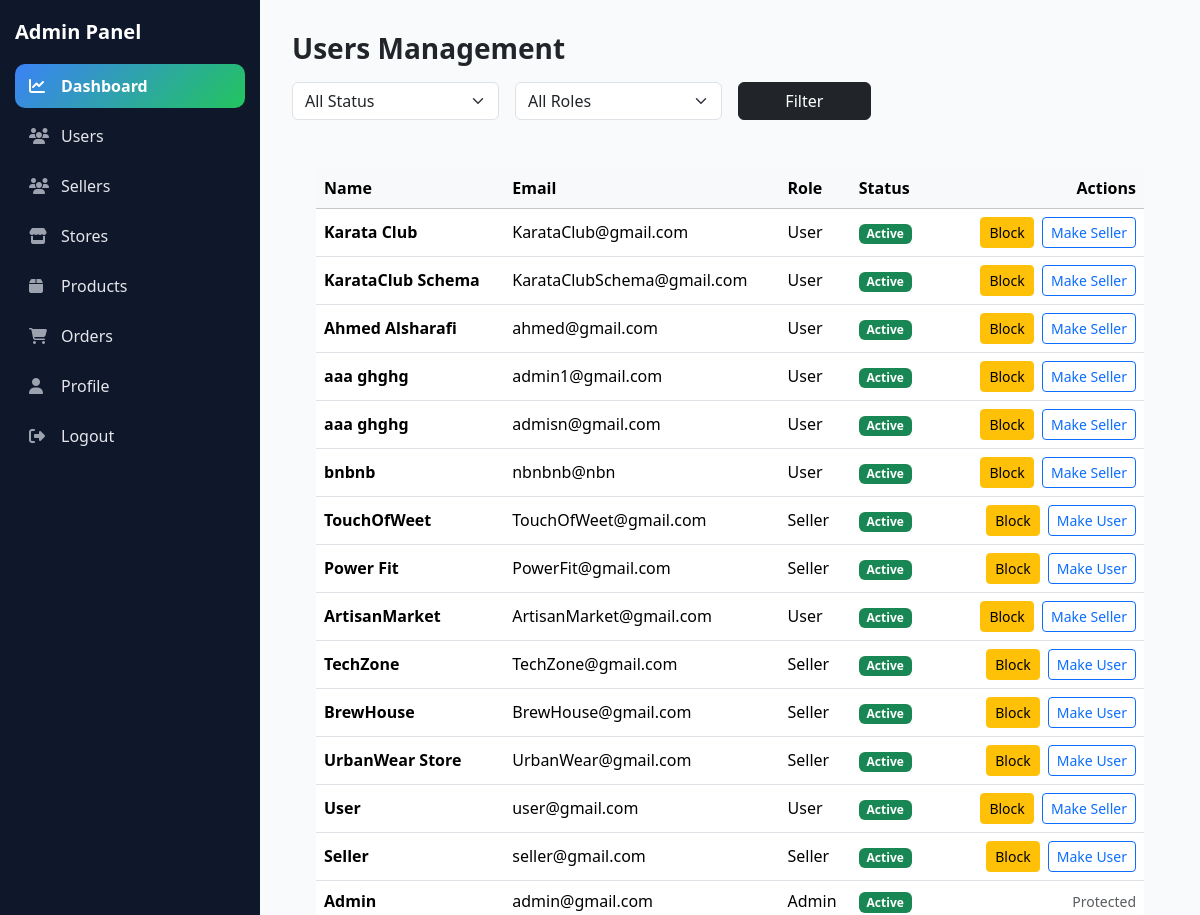
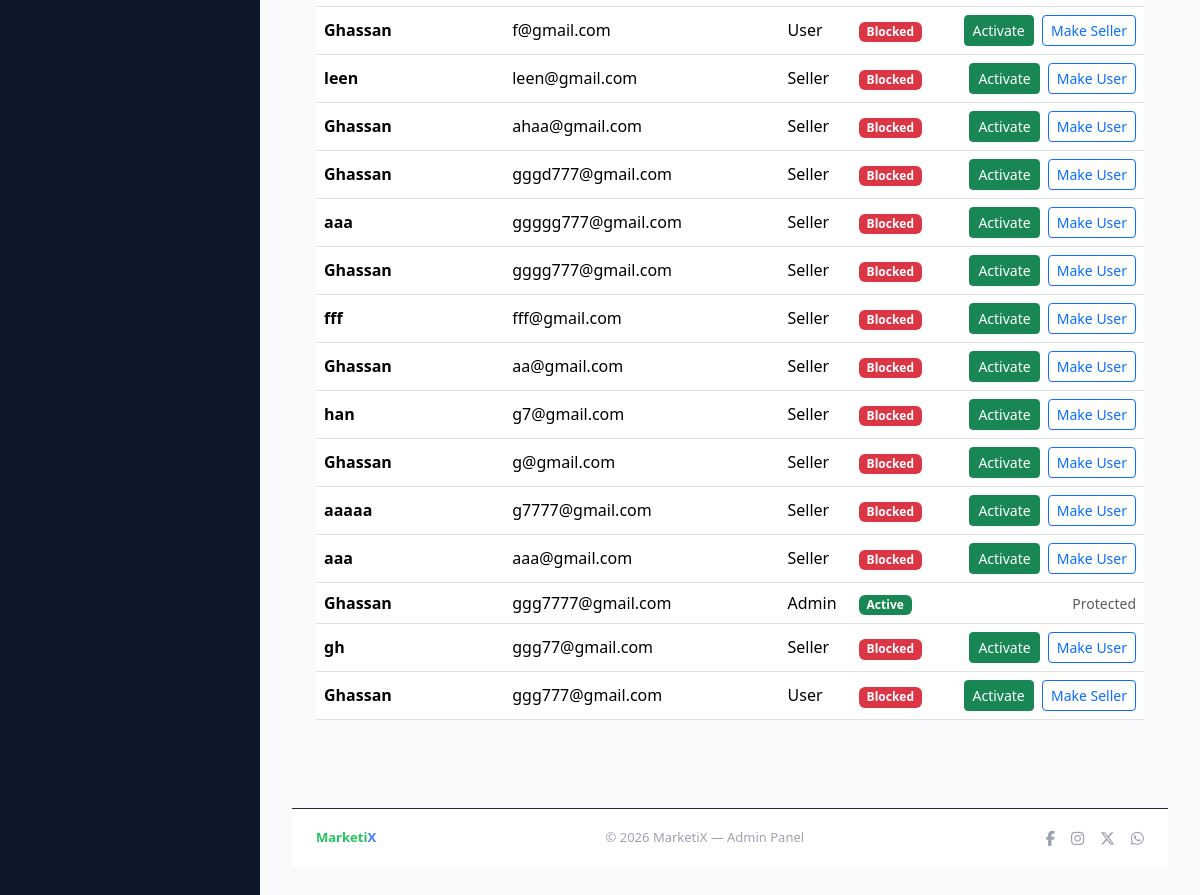
Page /views/admin/users.php (signed in) on the committed database (2 pictures, top to bottom).
### tables this page shows
CREATE TABLE `users` (
  `user_id` int(11) NOT NULL,
  `user_name` varchar(100) NOT NULL,
  `user_email` varchar(150) NOT NULL,
  `user_password` varchar(255) NOT NULL,
  `user_role` enum('user','seller','admin') NOT NULL DEFAULT 'user',
  `user_status` enum('active','blocked') NOT NULL DEFAULT 'active',
  `created_at` timestamp NOT NULL DEFAULT current_timestamp()
);

### views/admin/users.php (called while the page is built, shortened)
<?php
require_once $_SERVER['DOCUMENT_ROOT'] . '/MarketiX/app/bootstrap.php';
$controller = new AdminUsersController($pdo);
$filters = $controller->getFilters($_GET);
$statusFilter = $filters['status'];
$roleFilter   = $filters['role'];
$users = $controller->getUsers($statusFilter, $roleFilter);
require_once __DIR__ . '/layouts/layout.php';

### app/bootstrap.php (called while the page is built, shortened)
<?php
spl_autoload_register(function ($class) {
    $paths = [
        ROOT_PATH . '/app/controllers/',
        ROOT_PATH . '/app/models/',
        ROOT_PATH . '/app/middleware/',
    ];
    foreach ($paths as $path) {
        $file = $path . $class . '.php';
        if (file_exists($file)) {
            return;
        }
    }
}
);

### app/controllers/AdminUsersController.php (called while the page is built, shortened)
<?php
class AdminUsersController
{
    private PDO $pdo;
    public function __construct(PDO $pdo)
    {
        $this->pdo = $pdo;
    }
    public function getFilters(array $query): array
    {
        return [
            'status' => $query['status'] ?? 'all',
            'role'   => $query['role']   ?? 'all',
        ];
    }
    public function getUsers(string $statusFilter, string $roleFilter): array
    {
        $params = [];
        $sql = "
            SELECT user_id, user_name, user_email, user_role, user_status, created_at
            FROM users
        ";
        $sql .= " ORDER BY created_at DESC";
        $stmt = $this->pdo->prepare($sql);
        $stmt->execute($params);
        return $stmt->fetchAll(PDO::FETCH_ASSOC);
    }
}

### views/admin/pages/users_content.php (the view, shortened to what this page needs)
<?php
$users        ??= [];
?>
<h3 class="fw-bold mb-3">Users Management</h3>
<form method="GET" class="row g-3 mb-4">
  <div class="col-md-3">
    <select name="status" class="form-select">
      <option value="all">All Status</option>
    </select>
  </div>
  <div class="col-md-3">
    <select name="role" class="form-select">
      <option value="all">All Roles</option>
    </select>
  </div>
  <div class="col-md-2">
    <button class="btn btn-dark w-100">Filter</button>
  </div>
</form>
<div class="card-custom p-4">
<?php if (empty($users)): ?>
  <div class="alert alert-info mb-0">
    No users found.
  </div>
<?php else: ?>
  <table class="table align-middle">
    <thead class="table-light">
      <tr>
        <th>Name</th>
        <th>Email</th>
        <th>Role</th>
        <th>Status</th>
        <th class="text-end">Actions</th>
      </tr>
    </thead>
    <tbody>
    <?php foreach ($users as $u):
      $status = $u['user_status'] ?? 'blocked';
    ?>
      <tr>
        <td><strong><?= htmlspecialchars($u['user_name']) ?></strong></td>
        <td><?= htmlspecialchars($u['user_email']) ?></td>
        <td><?= ucfirst($u['user_role']) ?></td>
        <td>
          <?php if ($status === 'active'): ?>
            <span class="badge bg-success">Active</span>
          <?php else: ?>
            <span class="badge bg-danger">Blocked</span>
          <?php endif; ?>
        </td>
        <td class="text-end">
          <?php if ($u['user_role'] !== 'admin'): ?>
            <a href="actions/user_action.php?id=<?= (int)$u['user_id'] ?>&action=toggle_status"
               class="btn btn-sm <?= $status==='active'?'btn-warning':'btn-success' ?>">
              <?= $status==='active'?'Block':'Activate' ?>
            </a>
            <a href="actions/user_action.php?id=<?= (int)$u['user_id'] ?>&action=toggle_role"
               class="btn btn-sm btn-outline-primary ms-1">
              <?= $u['user_role']==='seller'
                  ? 'Make User'
                  : 'Make Seller' ?>
            </a>
          <?php else: ?>
            <span class="text-muted small">Protected</span>
          <?php endif; ?>
        </td>
      </tr>
    <?php endforeach; ?>
    </tbody>
  </table>
<?php endif; ?>
</div>

### views/admin/layouts/sidebar.php (style rules this page uses)
:root { --mx-green: #22c55e; --mx-blue: #3b82f6; --mx-dark: #0f172a; --mx-dark-2: #111827; --mx-border: #1f2937; --mx-text: #e5e7eb; --mx-muted: #9ca3af; }

### rows in the picture
users: user_name "Karata Club", user_email "KarataClub@gmail.com", user_role "User", user_status "Active", shows "Make Seller"
users: user_name "KarataClub Schema", user_email "KarataClubSchema@gmail.com", user_role "User", user_status "Active", shows "Make Seller"
users: user_name "Ahmed Alsharafi", user_email "ahmed@gmail.com", user_role "User", user_status "Active", shows "Make Seller"
users: user_name "aaa ghghg", user_email "admin1@gmail.com", user_role "User", user_status "Active", shows "Make Seller"
users: user_name "aaa ghghg", user_email "admisn@gmail.com", user_role "User", user_status "Active", shows "Make Seller"
users: user_name "bnbnb", user_email "nbnbnb@nbn", user_role "User", user_status "Active", shows "Make Seller"
users: user_name "TouchOfWeet", user_email "TouchOfWeet@gmail.com", user_role "Seller", user_status "Active", shows "Make User"
users: user_name "Power Fit", user_email "PowerFit@gmail.com", user_role "Seller", user_status "Active", shows "Make User"
users: user_name "ArtisanMarket", user_email "ArtisanMarket@gmail.com", user_role "User", user_status "Active", shows "Make Seller"
users: user_name "TechZone", user_email "TechZone@gmail.com", user_role "Seller", user_status "Active", shows "Make User"
users: user_name "BrewHouse", user_email "BrewHouse@gmail.com", user_role "Seller", user_status "Active", shows "Make User"
users: user_name "UrbanWear Store", user_email "UrbanWear@gmail.com", user_role "Seller", user_status "Active", shows "Make User"
users: user_name "User", user_email "user@gmail.com", user_role "User", user_status "Active", shows "Make Seller"
users: user_name "Seller", user_email "seller@gmail.com", user_role "Seller", user_status "Active", shows "Make User"
users: user_name "Admin", user_email "admin@gmail.com", user_role "Admin", user_status "Active", shows "Protected"
users: user_name "Ghassan", user_email "f@gmail.com", user_role "User", user_status "Blocked", shows "Make Seller"
users: user_name "leen", user_email "leen@gmail.com", user_role "Seller", user_status "Blocked", shows "Make User"
users: user_name "Ghassan", user_email "ahaa@gmail.com", user_role "Seller", user_status "Blocked", shows "Make User"
users: user_name "Ghassan", user_email "gggd777@gmail.com", user_role "Seller", user_status "Blocked", shows "Make User"
users: user_name "aaa", user_email "ggggg777@gmail.com", user_role "Seller", user_status "Blocked", shows "Make User"
users: user_name "Ghassan", user_email "gggg777@gmail.com", user_role "Seller", user_status "Blocked", shows "Make User"
users: user_name "fff", user_email "fff@gmail.com", user_role "Seller", user_status "Blocked", shows "Make User"
users: user_name "Ghassan", user_email "aa@gmail.com", user_role "Seller", user_status "Blocked", shows "Make User"
users: user_name "han", user_email "g7@gmail.com", user_role "Seller", user_status "Blocked", shows "Make User"
users: user_name "Ghassan", user_email "g@gmail.com", user_role "Seller", user_status "Blocked", shows "Make User"
users: user_name "aaaaa", user_email "g7777@gmail.com", user_role "Seller", user_status "Blocked", shows "Make User"
users: user_name "aaa", user_email "aaa@gmail.com", user_role "Seller", user_status "Blocked", shows "Make User"
users: user_name "Ghassan", user_email "ggg7777@gmail.com", user_role "Admin", user_status "Active", shows "Protected"
users: user_name "gh", user_email "ggg77@gmail.com", user_role "Seller", user_status "Blocked", shows "Make User"
users: user_name "Ghassan", user_email "ggg777@gmail.com", user_role "User", user_status "Blocked", shows "Make Seller"
